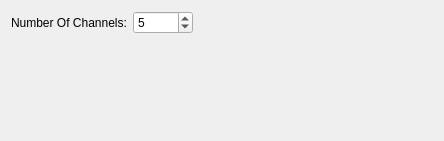
<?xml version="1.0" encoding="UTF-8"?>
<ui version="4.0">
 <class>DemoReaderSettings</class>
 <widget class="QWidget" name="DemoReaderSettings">
  <property name="geometry">
   <rect>
    <x>0</x>
    <y>0</y>
    <width>444</width>
    <height>141</height>
   </rect>
  </property>
  <property name="windowTitle">
   <string>Form</string>
  </property>
  <layout class="QFormLayout" name="formLayout">
   <property name="fieldGrowthPolicy">
    <enum>QFormLayout::ExpandingFieldsGrow</enum>
   </property>
   <item row="0" column="0">
    <widget class="QLabel" name="label_4">
     <property name="text">
      <string>Number Of Channels:</string>
     </property>
    </widget>
   </item>
   <item row="0" column="1">
    <widget class="QSpinBox" name="spNumChannels">
     <property name="minimumSize">
      <size>
       <width>60</width>
       <height>0</height>
      </size>
     </property>
     <property name="toolTip">
      <string>Select number of channels or set to 0 for Auto (determined from incoming data)</string>
     </property>
     <property name="specialValueText">
      <string/>
     </property>
     <property name="keyboardTracking">
      <bool>false</bool>
     </property>
     <property name="minimum">
      <number>1</number>
     </property>
     <property name="maximum">
      <number>32</number>
     </property>
     <property name="value">
      <number>5</number>
     </property>
    </widget>
   </item>
  </layout>
 </widget>
 <resources/>
 <connections/>
</ui>
